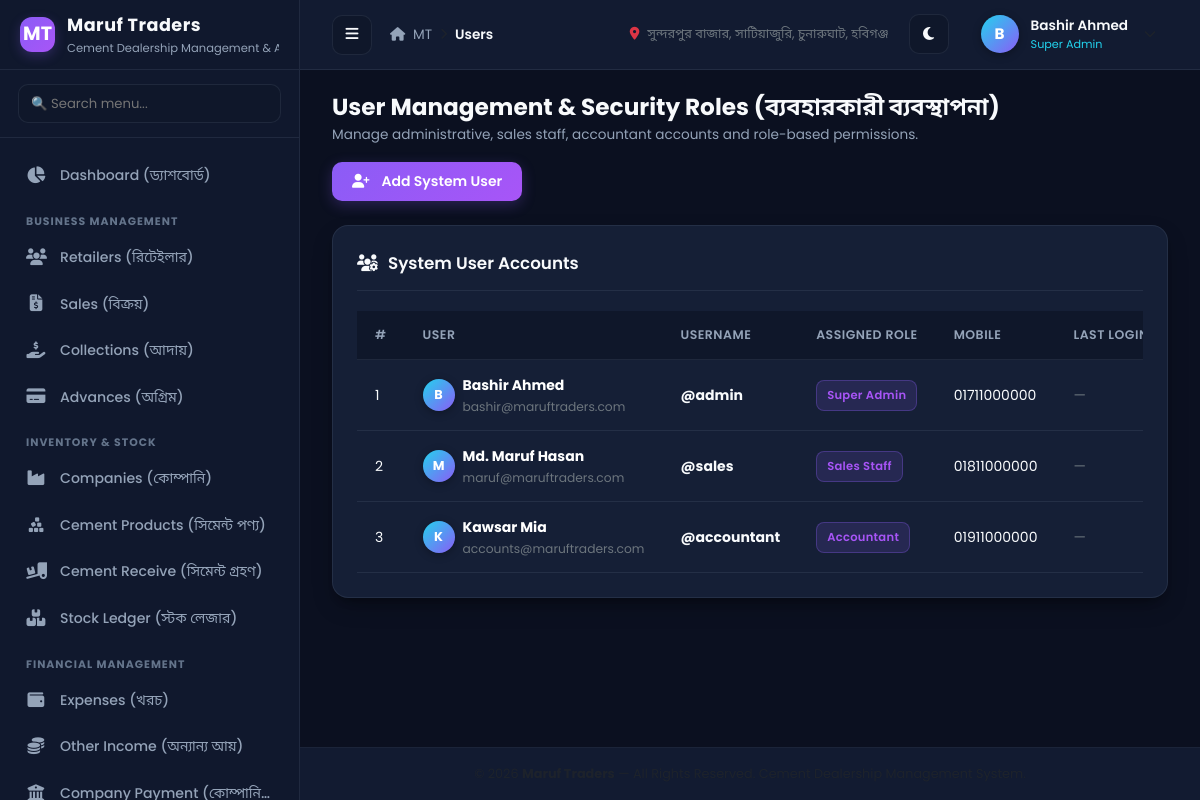
The app's page /modules/users/index.php (signed in) with its own data.
### tables this page shows
CREATE TABLE `users` (
    `id` INT UNSIGNED AUTO_INCREMENT PRIMARY KEY,
    `role_id` INT UNSIGNED NOT NULL,
    `name` VARCHAR(100) NOT NULL,
    `username` VARCHAR(50) NOT NULL UNIQUE,
    `email` VARCHAR(100) NULL,
    `password` VARCHAR(255) NOT NULL,
    `phone` VARCHAR(20) NULL,
    `status` ENUM('active', 'inactive', 'suspended') DEFAULT 'active',
    `last_login` DATETIME NULL,
    `last_ip` VARCHAR(45) NULL,
    `remember_token` VARCHAR(100) NULL,
    `created_at` TIMESTAMP DEFAULT CURRENT_TIMESTAMP,
    `updated_at` TIMESTAMP DEFAULT CURRENT_TIMESTAMP ON UPDATE CURRENT_TIMESTAMP,
    CONSTRAINT `fk_users_role` FOREIGN KEY (`role_id`) REFERENCES `roles` (`id`) ON UPDATE CASCADE
);

CREATE TABLE `roles` (
    `id` INT UNSIGNED AUTO_INCREMENT PRIMARY KEY,
    `name` VARCHAR(50) NOT NULL UNIQUE,
    `slug` VARCHAR(50) NOT NULL UNIQUE,
    `description` VARCHAR(255) NULL,
    `created_at` TIMESTAMP DEFAULT CURRENT_TIMESTAMP,
    `updated_at` TIMESTAMP DEFAULT CURRENT_TIMESTAMP ON UPDATE CURRENT_TIMESTAMP
);

### includes/functions.php (called while the page is built, shortened)
<?php
function getSetting(string $key, ?string $default = null): ?string {
    static $settingsCache = [];
    if (empty($settingsCache)) {
        try {
            $db = Database::getConnection();
            $stmt = $db->query("SELECT setting_key, setting_value FROM settings");
            while ($row = $stmt->fetch()) {
                $settingsCache[$row['setting_key']] = $row['setting_value'];
            }
        } catch (Exception $e) {
            return $default;
        }
    }
    return $settingsCache[$key] ?? $default;
}
function formatDateTime(?string $dateStr, string $format = 'd M, Y h:i A'): string {
    if (empty($dateStr) || $dateStr === '0000-00-00 00:00:00') {
        return '—';
    }
    $timestamp = strtotime($dateStr);
    return $timestamp ? date($format, $timestamp) : '—';
}

### includes/auth_check.php (called while the page is built, shortened)
<?php
$timeoutMinutes = (int)(getSetting('session_timeout_minutes', '120'));

### includes/permission_check.php (called while the page is built, shortened)
<?php
function hasPermission(string $permSlug): bool {
    if (isset($_SESSION['user_role_slug']) && $_SESSION['user_role_slug'] === ROLE_SUPER_ADMIN) {
        return true;
    }
    return in_array($permSlug, $_SESSION['user_permissions'], true);
}

### modules/users/index.php (the view, shortened to what this page needs)
<?php
$breadcrumb = 'Users';
$activeMenu = 'users';
require_once __DIR__ . '/../../includes/header.php';
$db = Database::getConnection();
$stmt = $db->query("SELECT u.*, r.name as role_name, r.slug as role_slug
                    FROM users u
                    JOIN roles r ON u.role_id = r.id
                    ORDER BY u.id ASC");
$users = $stmt->fetchAll();
?>
<div class="page-header-container no-print">
    <div>
        <h2 class="page-title">User Management & Security Roles (ব্যবহারকারী ব্যবস্থাপনা)</h2>
        <div class="page-subtitle">Manage administrative, sales staff, accountant accounts and role-based permissions.</div>
    </div>
    <div class="d-flex gap-2">
        <button type="button" class="btn btn-primary-custom" onclick="openUserModal()">
            <i class="fa-solid fa-user-plus me-1"></i> Add System User
        </button>
    </div>
</div>
<div class="dark-card">
    <div class="card-header-clean">
        <div class="card-title-clean">
            <i class="fa-solid fa-users-gear text-primary-light"></i>
            <span>System User Accounts</span>
        </div>
    </div>
    <div class="table-responsive">
        <table class="dark-table">
            <thead>
                <tr>
                    <th>#</th>
                    <th>User</th>
                    <th>Username</th>
                    <th>Assigned Role</th>
                    <th>Mobile</th>
                    <th>Last Login</th>
                </tr>
            </thead>
            <tbody>
                <?php foreach ($users as $u): ?>
                    <tr>
                        <td><?php echo $u['id']; ?></td>
                        <td>
                            <div class="d-flex align-items-center gap-2">
                                <div class="user-avatar" style="width: 32px; height: 32px; font-size: 0.8rem;">
                                    <?php echo strtoupper(substr($u['name'], 0, 1)); ?>
                                </div>
                                <div>
                                    <div class="fw-bold text-white"><?php echo htmlspecialchars($u['name']); ?></div>
                                    <div class="text-secondary small"><?php echo htmlspecialchars($u['email'] ?: '—'); ?></div>
                                </div>
                            </div>
                        </td>
                        <td class="fw-bold text-cyan">@<?php echo htmlspecialchars($u['username']); ?></td>
                        <td>
                            <span class="badge-custom badge-primary"><?php echo htmlspecialchars($u['role_name']); ?></span>
                        </td>
                        <td><?php echo htmlspecialchars($u['phone'] ?: '—'); ?></td>
                        <td class="text-secondary small"><?php echo formatDateTime($u['last_login']); ?></td>
                    </tr>
                <?php endforeach; ?>
            </tbody>
        </table>
    </div>
</div>
<?php require_once __DIR__ . '/../../includes/footer.php'; ?>

### includes/header.php (shortened to what this page needs)
<?php
require_once __DIR__ . '/auth_check.php';
require_once __DIR__ . '/permission_check.php';
$currentUser = [
    'id'       => $_SESSION['user_id'] ?? 1,
    'name'     => $_SESSION['user_name'] ?? 'Administrator',
    'username' => $_SESSION['user_username'] ?? 'admin',
    'role'     => $_SESSION['user_role_name'] ?? 'Super Admin',
    'avatar'   => strtoupper(substr($_SESSION['user_name'] ?? 'A', 0, 1))
];
?>
<!DOCTYPE html>
<html lang="en">
<head>
    <link rel="stylesheet" href="https://cdn.jsdelivr.net/npm/bootstrap@5.3.3/dist/css/bootstrap.min.css">
    <link rel="stylesheet" href="https://cdnjs.cloudflare.com/ajax/libs/font-awesome/6.5.1/css/all.min.css">
    <link rel="stylesheet" href="https://cdn.jsdelivr.net/npm/sweetalert2@11/dist/sweetalert2.min.css">
    <link rel="stylesheet" href="<?php echo BASE_URL; ?>/assets/css/style.css?v=<?php echo APP_VERSION; ?>">
    <link rel="stylesheet" href="<?php echo BASE_URL; ?>/assets/css/dashboard.css?v=<?php echo APP_VERSION; ?>">
    <link rel="stylesheet" href="<?php echo BASE_URL; ?>/assets/css/responsive.css?v=<?php echo APP_VERSION; ?>">
</head>
<body>
    <div class="app-wrapper">
        <?php require_once __DIR__ . '/sidebar.php'; ?>
        <div class="main-content">
            <?php require_once __DIR__ . '/navbar.php'; ?>
            <div class="content-body">

### includes/sidebar.php (shortened to what this page needs)
<?php
$activeMenu = $activeMenu ?? '';
$logoPath = getSetting('logo_path');
$logoVer = getSetting('logo_updated_at', '0');
?>
<aside class="app-sidebar">
   <div class="sidebar-brand">
    <div class="brand-icon" <?php echo $logoPath ? 'style="background: transparent; box-shadow: none; border-radius: 50%; overflow: hidden;"' : ''; ?>>
        <?php if ($logoPath): ?>
            <img src="<?php echo BASE_URL . htmlspecialchars($logoPath) . '?v=' . htmlspecialchars($logoVer); ?>" alt="Logo" style="width: 100%; height: 100%; object-fit: cover; background: transparent; border-radius: 50%;">
        <?php else: ?>
            <span>MT</span>
        <?php endif; ?>
    </div>
    <div class="brand-info">
        <div class="brand-name"><?php echo htmlspecialchars(getSetting('business_name', 'Maruf Traders')); ?></div>
        <div class="brand-subtitle"><?php echo htmlspecialchars(getSetting('business_title', 'Cement Dealership System')); ?></div>
    </div>
</div>
    <div class="sidebar-search-box">
        <input type="text" id="sidebarMenuSearch" class="sidebar-search-input" placeholder="🔍 Search menu...">
    </div>
    <div class="sidebar-menu-wrapper">
        <div class="sidebar-nav-item">
            <a href="<?php echo BASE_URL; ?>/modules/dashboard/index.php" class="sidebar-nav-link <?php echo ($activeMenu === 'dashboard') ? 'active' : ''; ?>">
                <i class="fa-solid fa-chart-pie"></i>
                <span class="nav-text" title="Dashboard (ড্যাশবোর্ড)">Dashboard (ড্যাশবোর্ড)</span>
            </a>
        </div>
        <div class="menu-category-title">Business Management</div>
        <?php if (hasPermission('retailers.manage')): ?>
        <div class="sidebar-nav-item">
            <a href="<?php echo BASE_URL; ?>/modules/retailers/index.php" class="sidebar-nav-link <?php echo ($activeMenu === 'retailers') ? 'active' : ''; ?>">
                <i class="fa-solid fa-users"></i>
                <span class="nav-text" title="Retailers (রিটেইলার)">Retailers (রিটেইলার)</span>
            </a>
        </div>
        <?php endif; ?>
        <?php if (hasPermission('sales.view') || hasPermission('sales.create')): ?>
        <div class="sidebar-nav-item">
            <a href="<?php echo BASE_URL; ?>/modules/sales/index.php" class="sidebar-nav-link <?php echo ($activeMenu === 'sales') ? 'active' : ''; ?>">
                <i class="fa-solid fa-file-invoice-dollar"></i>
                <span class="nav-text" title="Sales (বিক্রয়)">Sales (বিক্রয়)</span>
            </a>
        </div>
        <?php endif; ?>
        <?php if (hasPermission('collections.manage')): ?>
        <div class="sidebar-nav-item">
            <a href="<?php echo BASE_URL; ?>/modules/collections/index.php" class="sidebar-nav-link <?php echo ($activeMenu === 'collections') ? 'active' : ''; ?>">
                <i class="fa-solid fa-hand-holding-dollar"></i>
                <span class="nav-text" title="Collections (আদায়)">Collections (আদায়)</span>
            </a>
        </div>
        <?php endif; ?>
        <?php if (hasPermission('advances.manage')): ?>
        <div class="sidebar-nav-item">
            <a href="<?php echo BASE_URL; ?>/modules/advances/index.php" class="sidebar-nav-link <?php echo ($activeMenu === 'advances') ? 'active' : ''; ?>">
                <i class="fa-solid fa-credit-card"></i>
                <span class="nav-text" title="Advances (অগ্রিম)">Advances (অগ্রিম)</span>
            </a>
        </div>
        <?php endif; ?>
        <div class="menu-category-title">Inventory & Stock</div>
        <?php if (hasPermission('companies.manage')): ?>
        <div class="sidebar-nav-item">
            <a href="<?php echo BASE_URL; ?>/modules/companies/index.php" class="sidebar-nav-link <?php echo ($activeMenu === 'companies') ? 'active' : ''; ?>">
                <i class="fa-solid fa-industry"></i>
                <span class="nav-text" title="Companies (কোম্পানি)">Companies (কোম্পানি)</span>
            </a>
        </div>
        <?php endif; ?>
        <?php if (hasPermission('products.manage')): ?>
        <div class="sidebar-nav-item">
            <a href="<?php echo BASE_URL; ?>/modules/products/index.php" class="sidebar-nav-link <?php echo ($activeMenu === 'products') ? 'active' : ''; ?>">
                <i class="fa-solid fa-cubes-stacked"></i>
                <span class="nav-text" title="Cement Products (সিমেন্ট পণ্য)">Cement Products (সিমেন্ট পণ্য)</span>
            </a>
        </div>
        <?php endif; ?>
        <?php if (hasPermission('receives.manage')): ?>
        <div class="sidebar-nav-item">
            <a href="<?php echo BASE_URL; ?>/modules/receives/index.php" class="sidebar-nav-link <?php echo ($activeMenu === 'receives') ? 'active' : ''; ?>">
                <i class="fa-solid fa-truck-ramp-box"></i>
                <span class="nav-text" title="Cement Receive (সিমেন্ট গ্রহণ)">Cement Receive (সিমেন্ট গ্রহণ)</span>
            </a>
        </div>
        <?php endif; ?>
        <div class="sidebar-nav-item">
            <a href="<?php echo BASE_URL; ?>/modules/stock/index.php" class="sidebar-nav-link <?php echo ($activeMenu === 'stock') ? 'active' : ''; ?>">
                <i class="fa-solid fa-boxes-stacked"></i>
                <span class="nav-text" title="Stock Ledger (স্টক লেজার)">Stock Ledger (স্টক লেজার)</span>
            </a>
        </div>
        <div class="menu-category-title">Financial Management</div>
        <?php if (hasPermission('expenses.manage')): ?>
        <div class="sidebar-nav-item">
            <a href="<?php echo BASE_URL; ?>/modules/expenses/index.php" class="sidebar-nav-link <?php echo ($activeMenu === 'expenses') ? 'active' : ''; ?>">
                <i class="fa-solid fa-wallet"></i>
                <span class="nav-text" title="Expenses (খরচ)">Expenses (খরচ)</span>
            </a>
        </div>
        <?php endif; ?>
        <?php if (hasPermission('other_income.manage')): ?>
        <div class="sidebar-nav-item">
            <a href="<?php echo BASE_URL; ?>/modules/other_income/index.php" class="sidebar-nav-link <?php echo ($activeMenu === 'other_income') ? 'active' : ''; ?>">
                <i class="fa-solid fa-coins"></i>
                <span class="nav-text" title="Other Income (অন্যান্য আয়)">Other Income (অন্যান্য আয়)</span>
            </a>
        </div>
        <?php endif; ?>
        <?php if (hasPermission('company_payments.manage')): ?>
        <div class="sidebar-nav-item">
            <a href="<?php echo BASE_URL; ?>/modules/company_payments/index.php" class="sidebar-nav-link <?php echo ($activeMenu === 'company_payments') ? 'active' : ''; ?>">
                <i class="fa-solid fa-building-columns"></i>
                <span class="nav-text" title="Company Payment (কোম্পানি পেমেন্ট)">Company Payment (কোম্পানি পেমেন্ট)</span>
            </a>
        </div>
        <?php endif; ?>
    </div>
</aside>

### includes/navbar.php (shortened to what this page needs)
<?php
$breadcrumb = $breadcrumb ?? 'Dashboard';
?>
<header class="app-navbar">
    <div class="navbar-left">
        <button type="button" class="sidebar-toggle-btn" id="sidebarToggle" title="Toggle Navigation">
            <i class="fa-solid fa-bars"></i>
        </button>
        <div class="breadcrumb-area">
            <a href="<?php echo BASE_URL; ?>/modules/dashboard/index.php"><i class="fa-solid fa-house me-1"></i> MT</a>
            <i class="fa-solid fa-chevron-right text-muted" style="font-size: 0.7rem;"></i>
            <span class="active"><?php echo htmlspecialchars($breadcrumb); ?></span>
        </div>
    </div>
    <div class="navbar-right">
        <div class="d-none d-lg-flex align-items-center gap-2 text-secondary" style="font-size: 0.8rem;">
            <i class="fa-solid fa-location-dot text-danger"></i>
            <span><?php echo htmlspecialchars(getSetting('business_address', 'সুন্দরপুর বাজার, চুনারুঘাট')); ?></span>
        </div>
        <button type="button" class="theme-toggle-btn" id="themeToggleBtn" title="Toggle theme">
            <i class="fa-solid fa-moon"></i>
        </button>
        <div class="dropdown">
            <div class="user-profile-menu" data-bs-toggle="dropdown" aria-expanded="false">
                <div class="user-avatar">
                    <?php echo $currentUser['avatar']; ?>
                </div>
                <div class="user-meta">
                    <div class="user-name"><?php echo htmlspecialchars($currentUser['name']); ?></div>
                    <div class="user-role-badge"><?php echo htmlspecialchars($currentUser['role']); ?></div>
                </div>
                <i class="fa-solid fa-chevron-down ms-1 text-muted" style="font-size: 0.75rem;"></i>
            </div>
        </div>
    </div>
</header>

### includes/footer.php (shortened to what this page needs)
            </div>
            <footer class="text-center py-3 border-top border-secondary border-opacity-10 text-muted" style="font-size: 0.8rem; background: var(--bg-navbar);">
                <div>&copy; <?php echo date('Y'); ?> <strong><?php echo APP_NAME; ?></strong> — All Rights Reserved. Cement Dealership Management System.</div>
            </footer>
        </div>
    </div>
</body>
</html>

### assets/css/responsive.css (style rules this page uses)
html, body { max-width: 100%; overflow-x: hidden; }
.table-responsive, .dark-table-wrapper { width: 100%; overflow-x: auto; -webkit-overflow-scrolling: touch; scrollbar-gutter: stable; }

### records on screen
users: id "1", name "B", name "Bashir Ahmed", email "bashir@maruftraders.com", username "admin", role.name "Super Admin", phone "01711000000", last_login "—"
users: id "2", name "M", name "Md. Maruf Hasan", email "maruf@maruftraders.com", username "sales", role.name "Sales Staff", phone "01811000000", last_login "—"
users: id "3", name "K", name "Kawsar Mia", email "accounts@maruftraders.com", username "accountant", role.name "Accountant", phone "01911000000", last_login "—"

### other values on screen
getSetting('business_name', 'Maruf Traders') "Maruf Traders"
getSetting('business_title', 'Cement Dealership System') "Cement Dealership Management &…"
$breadcrumb "Users"
getSetting('business_address', 'সুন্দরপুর বাজার, চুনারুঘাট') "সুন্দরপুর বাজার, সাটিয়াজুরি, চুনারুঘাট, হবিগঞ্জ"
$currentUser['avatar'] "B"
$currentUser['name'] "Bashir Ahmed"
$currentUser['role'] "Super Admin"
